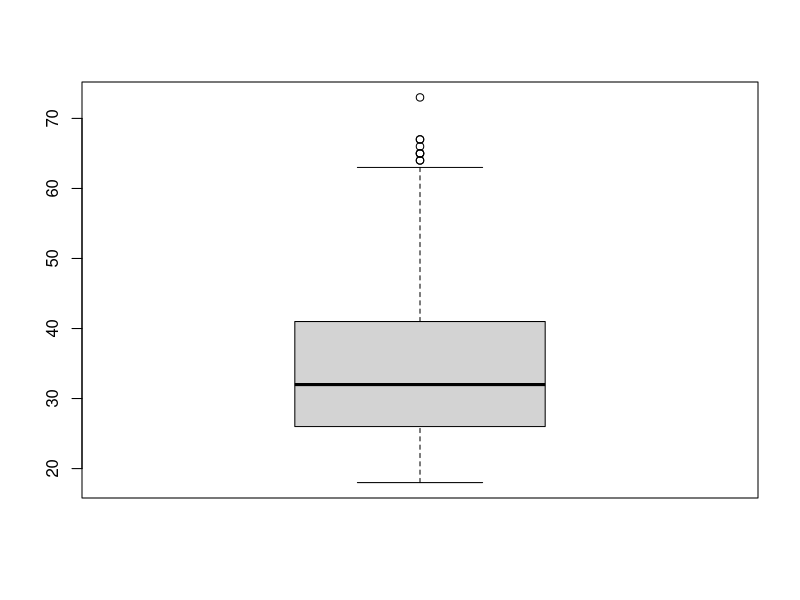

Write the R code that produced this figure.
## ---- chunk 1
#Read File
mydata = read.csv(file="creditrisk.csv") 

#Name the extracted variable
age = mydata$Age 
## ---- chunk 2
# Calculate and display the average age  
avgAge = mean(age)
avgAge

# Calculate and display the standard deviation of age   
sdAge = sd(age)
sdAge

# Calculate and display the maximum age  
maxAge = max(age)
maxAge

# Calculate and display the minimum age  
minAge = min(age)
minAge
## ---- chunk 3
# Calculate and display upper limit for age
ulAge = avgAge + 3 * sdAge
ulAge

# Calculate and display lower limit for age
llAge = avgAge - 3 * sdAge
llAge
## ---- chunk 4
quantile(age) 
lowerq = quantile(age)[2]
upperq = quantile(age)[4]
iqr = upperq - lowerq
## ---- chunk 5
upperthreshold = (iqr * 1.5) + upperq 
upperthreshold
## ---- chunk 6
lowerthreshold = lowerq - (iqr * 1.5)
lowerthreshold
## ---- chunk 7
boxplot(age) 
## ---- chunk 8
# Read file and in a new data object name
newdata = read.csv(file="creditriskorg.csv")
# Show header lines
head(newdata)
## ---- chunk 9
# Read file while skipping 1st header line
newdata = read.csv(file="creditriskorg.csv",skip=1) 
head(newdata)
## ---- chunk 10
# Extract the column field Checking from data object named newdata
# Note the capital 'C' in colun field name, and lower 'c' in variable name
checking = newdata$Checking  
# Calculate mean
mean(checking)
## ---- chunk 11
# Substitute comma with zero space in all of checking  
# Note the re-use of variable name checking, which is equivalent to overriding
checking= sub(",","",checking)

# Substitute dollar sign with zero space in all of checking 
checking = sub("\\$","",checking)

# Convert values to numeric. 
# Any value that cannot be converted, will be replaced with NA (Not Applicable)
checking = as.numeric(checking)

#Calculate mean of checking with all NA entries removed 
mean(checking,na.rm=TRUE)
## ---- chunk 12
# Extract the column field Savings from data object named newdata
savings = newdata$Savings  

# Substitute comma with zero space in all of savings
savings = sub(",", "", savings)

# Substitute dollar sign with zero space in all of savings 
savings = sub("\\$", "", savings)

# Convert values to numeric
savings = as.numeric(savings)

# Calculate mean of savings with all NA entries removed 
mean(savings, na.rm=TRUE)
